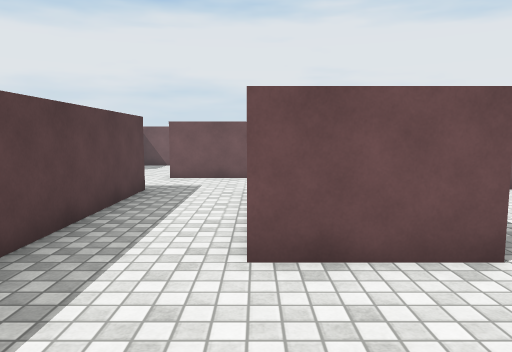
View 1 (above)

19 first-person views from a walk through a Unity game level. The camera is 1.4 m above the floor, tilts 6° down and sees 70° across. The floor is counted in squares, 1 m on a side. Each view is taken from the middle of a square. On the plan, view 1 faces up. The plan holds only what a view shows up to about 16 squares ahead; the rest is blank. Surface patterns are stand-ins for the level's own textures.

View 2
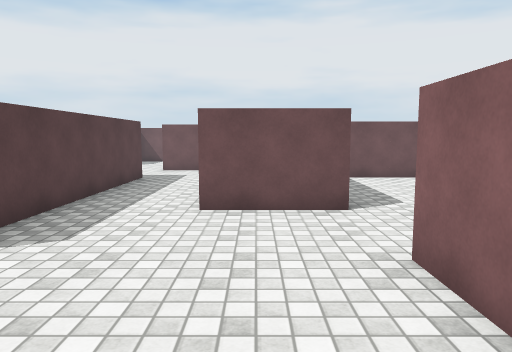

View 3
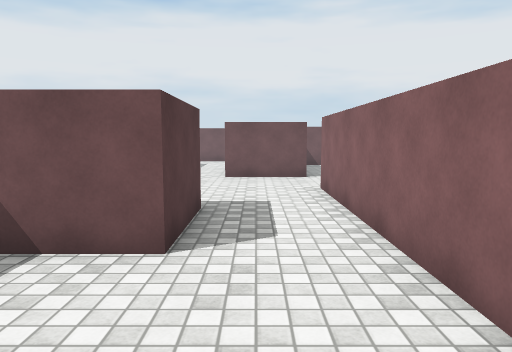

View 4
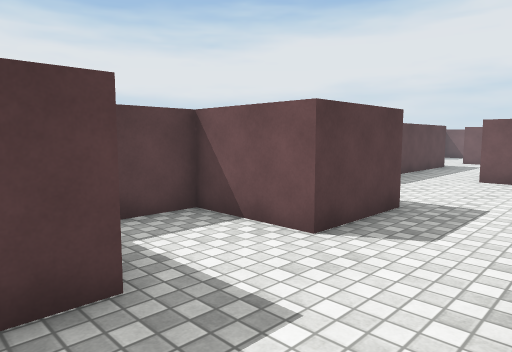

View 5
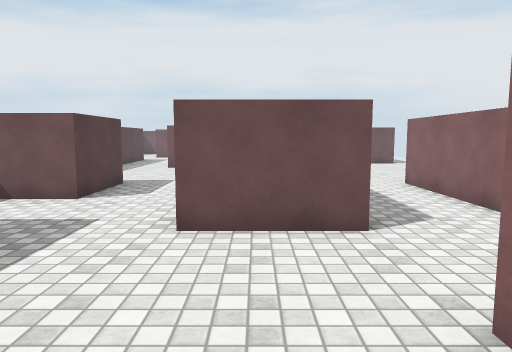

View 6
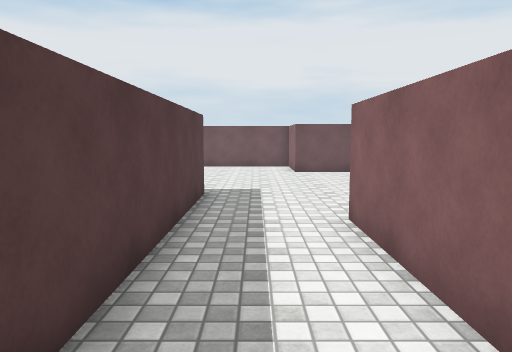

View 7
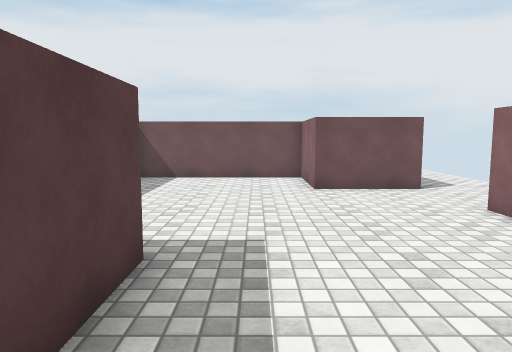

View 8
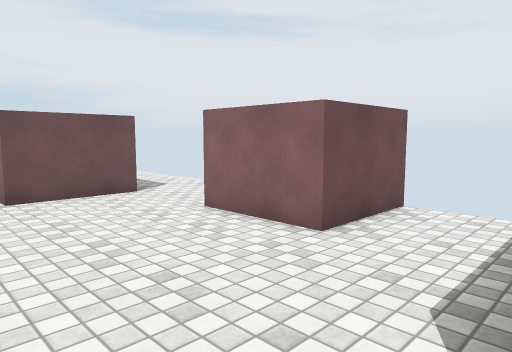

View 9
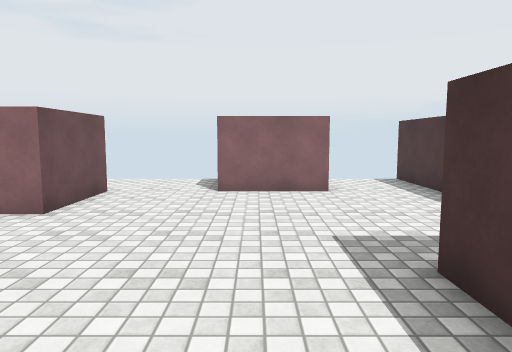

View 10
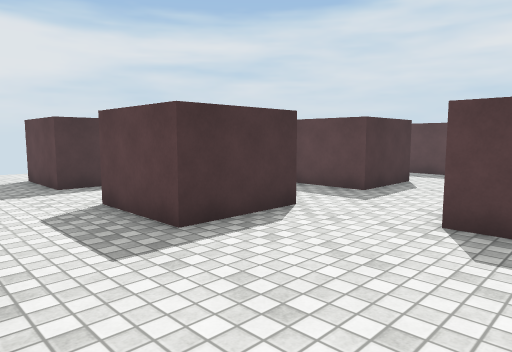

View 11
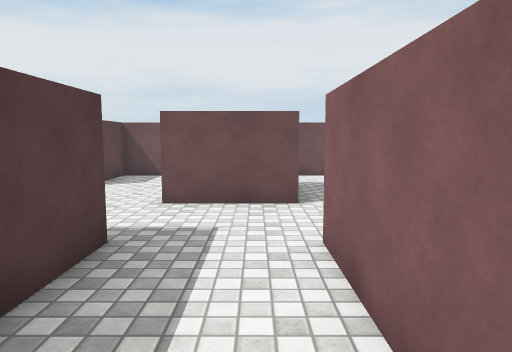

View 12
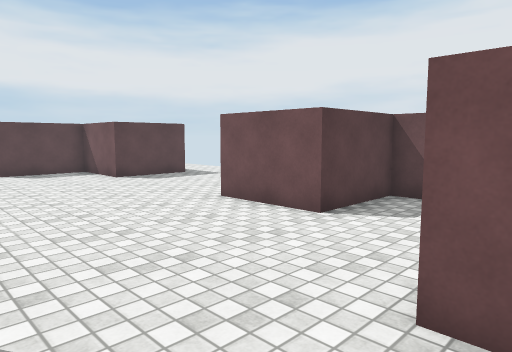

View 13
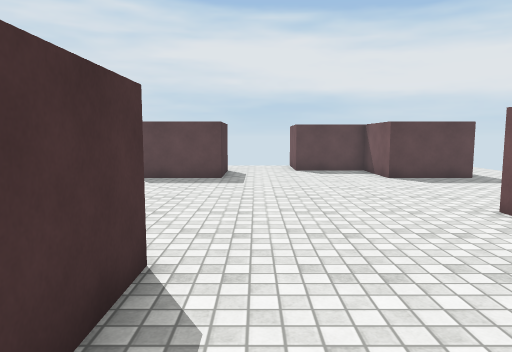

View 14
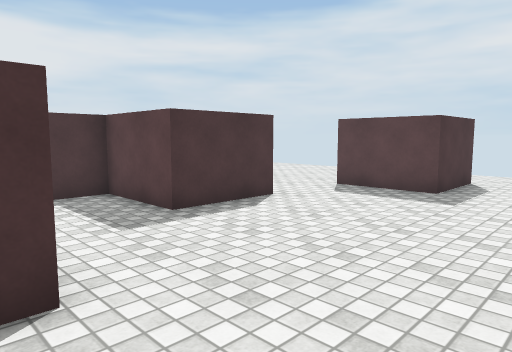

View 15
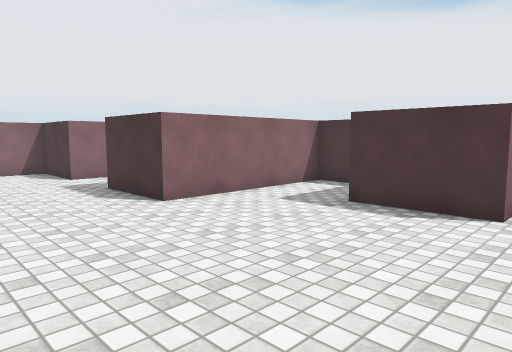

View 16
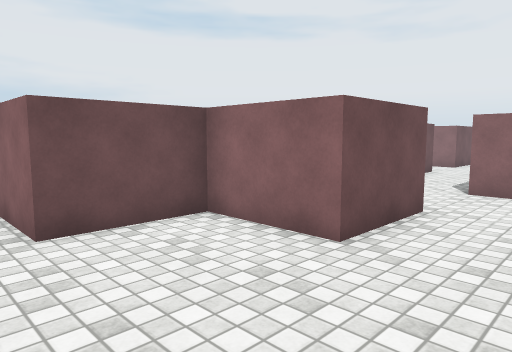

View 17
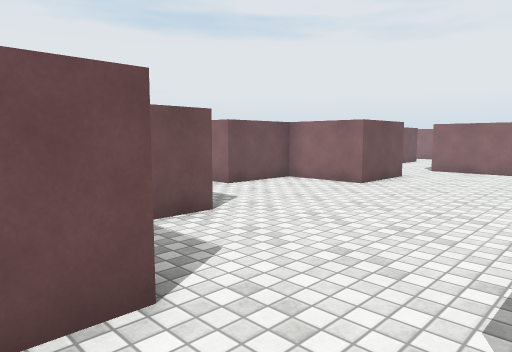

View 18
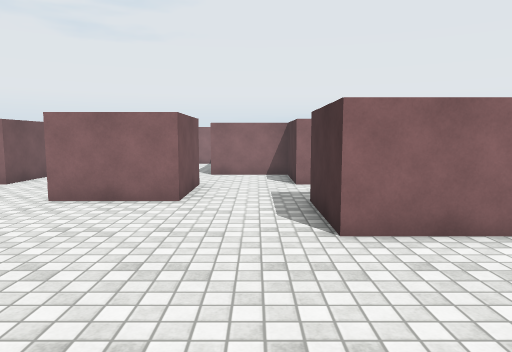

View 19
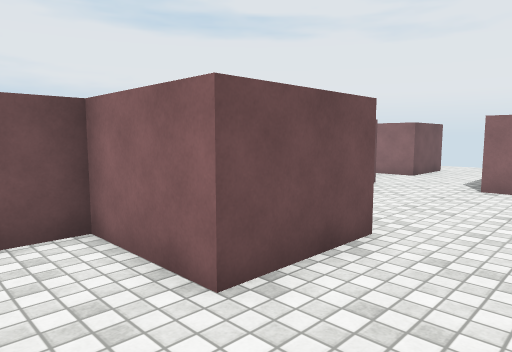

### Floor plan
Ten units are one square. View 1 is at (0, 0); x grows to the right and y downward. Boxes are objects, and circles mark ways between rooms. Rooms are numbered by the first view taken in them; rooms with no view inside come last. Other rooms are left out.
<svg viewBox="-191 -191 341 308">
<path fill="none" stroke="#000" d="M-30 -20 -30 -10M29 -40 -1 -40M-1 -61 -1 -98M-31 18 -1 18 -1 47 -30 47 -30 64M-30 -98 -30 -25M28 65 28 -11M-14 76 -1 76M0 -127 -30 -127M-89 18 -59 18 -59 41M-117 16 -117 30M-1 76 -1 105 -30 105 -30 76 -41 76M-117 -64 -117 -69M58 76 28 76M57 112 57 105M115 76 86 76M45 -11 57 -11 57 62M112 18 145 18M106 -69 86 -69 86 -98 28 -98M145 -11 115 -11 115 -40M86 76 86 18M-117 -69 -88 -69 -88 -40 -75 -40M-59 -156 -88 -156 -88 -185 -117 -185M-176 -98 -146 -98 -146 -69M-146 -186 -146 -156 -175 -156 -175 -127 -186 -127M-30 -127 -30 -144M-71 -40 -59 -40 -59 -98 -30 -98M-1 -98 28 -98 28 -128"/>
<circle cx="-30" cy="5" r="3" fill="#2a7"/>
<circle cx="15" cy="80" r="3" fill="#2a7"/>
<circle cx="30" cy="-25" r="3" fill="#2a7"/>
<circle cx="-30" cy="-115" r="3" fill="#2a7"/>
<circle cx="0" cy="-115" r="3" fill="#2a7"/>
<circle cx="75" cy="80" r="3" fill="#2a7"/>
<circle cx="-135" cy="-70" r="3" fill="#2a7"/>
<circle cx="-185" cy="-115" r="3" fill="#2a7"/>
<text x="0" y="-20">1</text>
<text x="-80" y="60">2</text>
<text x="80" y="-20">3</text>
<text x="-110" y="-120">4</text>
<text x="10" y="-120">5</text>
</svg>
Room 1 opens to room 2. Room 1 opens to room 3. Room 1 opens to room 4. Room 1 opens to room 5. Room 2 opens to room 3. Room 2 opens to room 4.

Where each view was taken, in squares from view 1:
view 1: 0 up, 0 right, facing up
view 2: 3 down, 1 right, facing up
view 3: 9 down, 1 right, facing up
view 4: 9 down, 3 right, facing up-left
view 5: 13 down, 4 right, facing up
view 6: 8 down, 7 right, facing up
view 7: 3 down, 7 right, facing up
view 8: 2 down, 7 right, facing up-right
view 9: 3 up, 2 right, facing right
view 10: 3 up, 3 right, facing down-left
view 11: 5 up, 1 left, facing up
view 12: 10 up, 2 left, facing up-left
view 13: 11 up, 2 left, facing left
view 14: 13 up, 5 left, facing down-left
view 15: 14 up, 13 left, facing down-right
view 16: 13 up, 13 left, facing up-right
view 17: 10 up, 19 left, facing up-right
view 18: 11 up, 11 left, facing right
view 19: 13 down, 5 left, facing up-right
